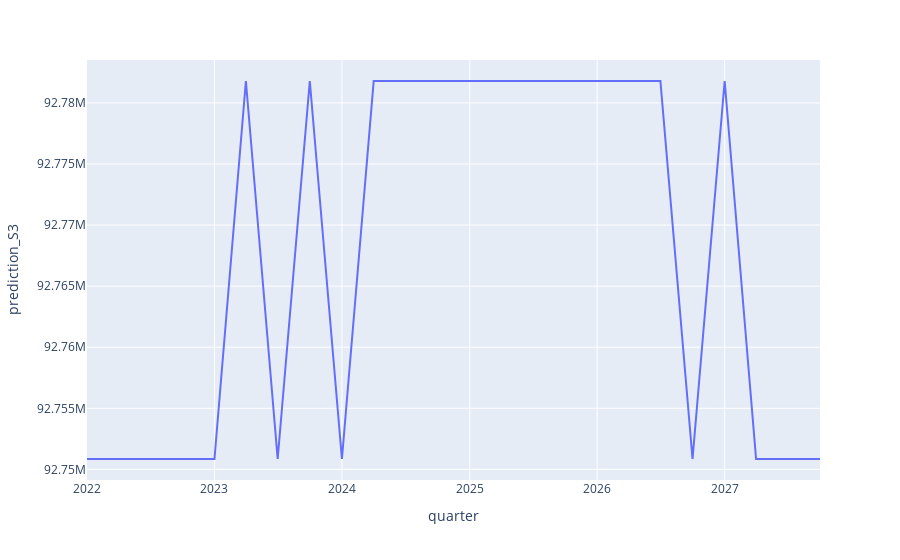

Write notebook code for a chart like this one.
### Code cell
px.line(results, x='quarter', y=f'prediction_S{3}')

### Figure 1 — Plotly figure (JSON) as saved in the notebook; plotly's stock layout.template omitted (floating-point values rounded to 4 significant figures)
{"data": [{"hovertemplate": "quarter=%{x}<br>prediction_S3=%{y}<extra></extra>", "legendgroup": "", "line": {"color": "#636efa", "dash": "solid"}, "marker": {"symbol": "circle"}, "mode": "lines", "name": "", "orientation": "v", "showlegend": false, "type": "scatter", "x": ["2022-01-01T00:00:00", "2022-04-01T00:00:00", "2022-07-01T00:00:00", "2022-10-01T00:00:00", "2023-01-01T00:00:00", "2023-04-01T00:00:00", "2023-07-01T00:00:00", "2023-10-01T00:00:00", "2024-01-01T00:00:00", "2024-04-01T00:00:00", "2024-07-01T00:00:00", "2024-10-01T00:00:00", "2025-01-01T00:00:00", "2025-04-01T00:00:00", "2025-07-01T00:00:00", "2025-10-01T00:00:00", "2026-01-01T00:00:00", "2026-04-01T00:00:00", "2026-07-01T00:00:00", "2026-10-01T00:00:00", "2027-01-01T00:00:00", "2027-04-01T00:00:00", "2027-07-01T00:00:00", "2027-10-01T00:00:00"], "xaxis": "x", "y": [92750000.0, 92750000.0, 92750000.0, 92750000.0, 92750000.0, 92780000.0, 92750000.0, 92780000.0, 92750000.0, 92780000.0, 92780000.0, 92780000.0, 92780000.0, 92780000.0, 92780000.0, 92780000.0, 92780000.0, 92780000.0, 92780000.0, 92750000.0, 92780000.0, 92750000.0, 92750000.0, 92750000.0], "yaxis": "y"}], "layout": {"autosize": true, "legend": {"tracegroupgap": 0}, "margin": {"t": 60}, "xaxis": {"anchor": "y", "autorange": true, "domain": [0, 1], "range": ["2022-01-01", "2027-10-01"], "title": {"text": "quarter"}, "type": "date"}, "yaxis": {"anchor": "x", "autorange": true, "domain": [0, 1], "range": [92750000.0, 92780000.0], "title": {"text": "prediction_S3"}, "type": "linear"}}}
